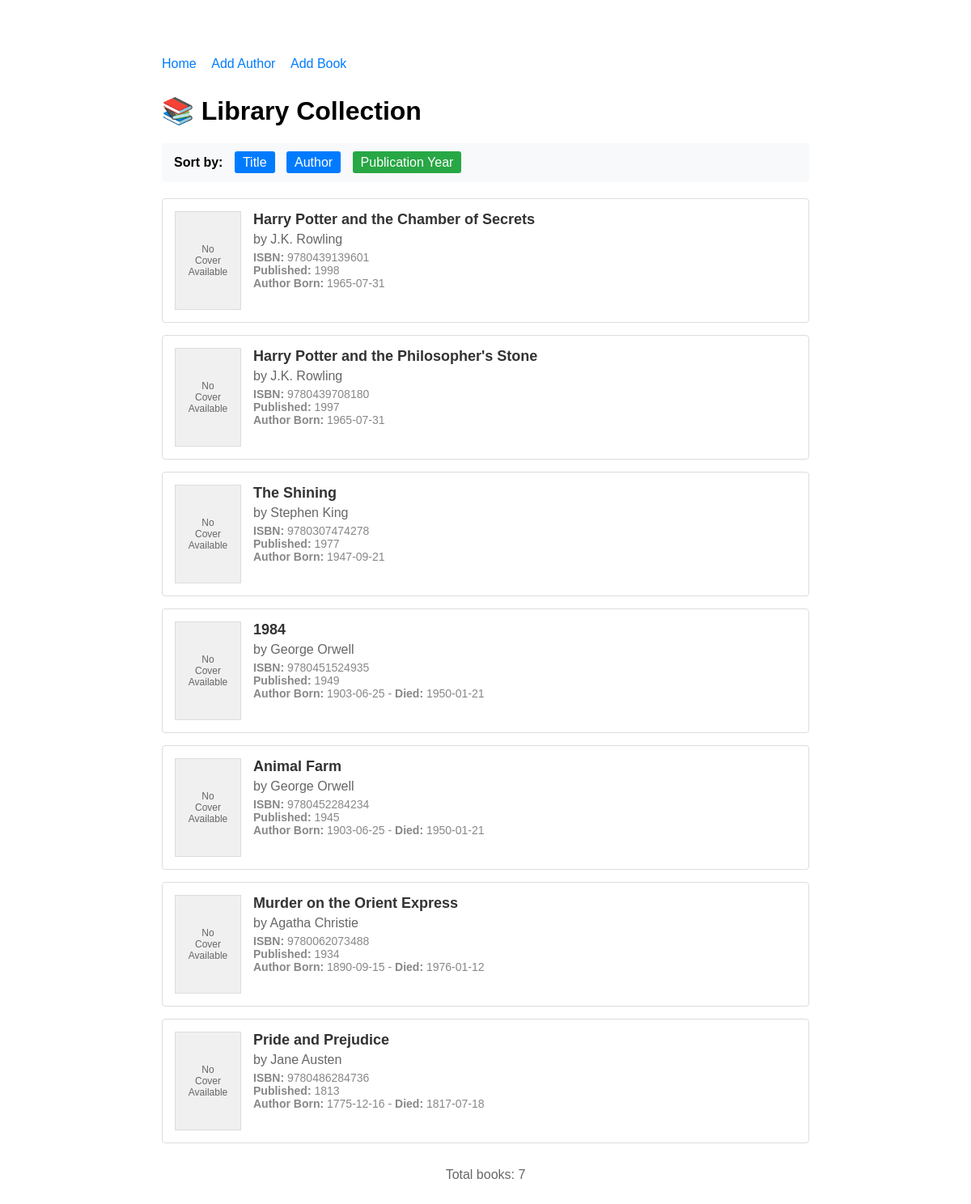
/?sort=year, run on the app's committed database.
### data_models.py (models this page shows, shortened)
class Book(db.Model):
    id = db.Column(db.Integer, primary_key=True, autoincrement=True)
    isbn = db.Column(db.String(20), unique=True, nullable=False)
    title = db.Column(db.String(200), nullable=False)
    publication_year = db.Column(db.Integer)
    author_id = db.Column(db.Integer, db.ForeignKey('author.id'), nullable=False)

class Author(db.Model):
    id = db.Column(db.Integer, primary_key=True, autoincrement=True)
    name = db.Column(db.String(100), nullable=False)
    birth_date = db.Column(db.Date)
    date_of_death = db.Column(db.Date)
    books = db.relationship('Book', backref='author', lazy=True)

### app.py (the view)
@app.route('/')
def home():
    sort_by = request.args.get('sort', 'title')  # Default sort by title
    if sort_by == 'author':
        books = Book.query.join(Author).order_by(Author.name).all()
    elif sort_by == 'year':
        books = Book.query.order_by(Book.publication_year.desc()).all()
    else:  # default to title
        books = Book.query.order_by(Book.title).all()
    return render_template('home.html', books=books, current_sort=sort_by)

### templates/home.html (shortened to what this page needs)
<!DOCTYPE html>
<html lang="en">
<head>
</head>
<body>
    <div class="nav">
        <a href="/">Home</a>
        <a href="/add_author">Add Author</a>
        <a href="/add_book">Add Book</a>
    </div>
    <h1>📚 Library Collection</h1>
    <div class="sort-controls">
        <label>Sort by:</label>
        <a href="/?sort=title" class="{% if current_sort == 'title' %}active{% endif %}">Title</a>
        <a href="/?sort=author" class="{% if current_sort == 'author' %}active{% endif %}">Author</a>
        <a href="/?sort=year" class="{% if current_sort == 'year' %}active{% endif %}">Publication Year</a>
    </div>
    {% if books %}
        <div class="book-list">
            {% for book in books %}
            <div class="book-item">
                <div class="book-cover">
                </div>
                <div class="book-details">
                    <div class="book-title">{{ book.title }}</div>
                    <div class="book-author">by {{ book.author.name }}</div>
                    <div class="book-info">
                        <strong>ISBN:</strong> {{ book.isbn }}<br>
                        {% if book.publication_year %}
                            <strong>Published:</strong> {{ book.publication_year }}<br>
                        {% endif %}
                        {% if book.author.birth_date %}
                            <strong>Author Born:</strong> {{ book.author.birth_date.strftime('%Y-%m-%d') }}
                            {% if book.author.date_of_death %}
                                - <strong>Died:</strong> {{ book.author.date_of_death.strftime('%Y-%m-%d') }}
                            {% endif %}
                        {% endif %}
                    </div>
                </div>
            </div>
            {% endfor %}
        </div>
    {% else %}
        <div class="no-books">
            <h3>No books in the library yet!</h3>
            <p>Start by <a href="/add_author">adding an author</a> and then <a href="/add_book">add some books</a>.</p>
        </div>
    {% endif %}
    <div style="margin-top: 30px; text-align: center; color: #666;">
        <p>Total books: {{ books|length }}</p>
    </div>
</body>
</html>

### templates/home.html (style rules this page uses)
body { font-family: Arial, sans-serif; max-width: 800px; margin: 50px auto; padding: 20px; }
.nav { margin-bottom: 30px; }
.nav a { margin-right: 15px; text-decoration: none; color: #007bff; }
.sort-controls { margin-bottom: 20px; padding: 15px; background-color: #f8f9fa; border-radius: 4px; }
.sort-controls label { margin-right: 10px; font-weight: bold; }
.sort-controls a { margin-right: 10px; padding: 5px 10px; background-color: #007bff; color: white; text-decoration: none; border-radius: 3px; }
.sort-controls a.active { background-color: #28a745; }
.book-item { border: 1px solid #ddd; margin-bottom: 15px; padding: 15px; border-radius: 4px; display: flex; align-items: flex-start; }
.book-cover { width: 80px; height: 120px; margin-right: 15px; background-color: #f0f0f0; border: 1px solid #ddd; display: flex; align-items: center; justify-content: center; color: #666; font-size: 12px; text-align: center; }
.book-details { flex-grow: 1; }
.book-title { font-size: 18px; font-weight: bold; margin-bottom: 5px; color: #333; }
.book-author { color: #666; margin-bottom: 5px; }
.book-info { font-size: 14px; color: #888; }

### data on the page
Book: title "Harry Potter and the Chamber of Secrets", author.name "J.K. Rowling", isbn "9780439139601", publication_year "1998", author.birth_date "1965-07-31"
Book: title "Harry Potter and the Philosopher's Stone", author.name "J.K. Rowling", isbn "9780439708180", publication_year "1997", author.birth_date "1965-07-31"
Book: title "The Shining", author.name "Stephen King", isbn "9780307474278", publication_year "1977", author.birth_date "1947-09-21"
Book: title "1984", author.name "George Orwell", isbn "9780451524935", publication_year "1949", author.birth_date "1903-06-25", author.date_of_death "1950-01-21"
Book: title "Animal Farm", author.name "George Orwell", isbn "9780452284234", publication_year "1945", author.birth_date "1903-06-25", author.date_of_death "1950-01-21"
Book: title "Murder on the Orient Express", author.name "Agatha Christie", isbn "9780062073488", publication_year "1934", author.birth_date "1890-09-15", author.date_of_death "1976-01-12"
Book: title "Pride and Prejudice", author.name "Jane Austen", isbn "9780486284736", publication_year "1813", author.birth_date "1775-12-16", author.date_of_death "1817-07-18"

### other printed values
{{ books|length }} "7"
